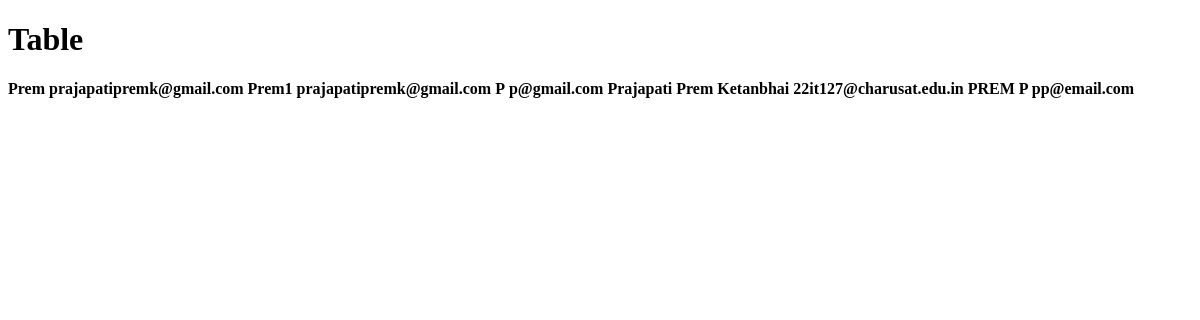
Before: /table/ with the older database file.
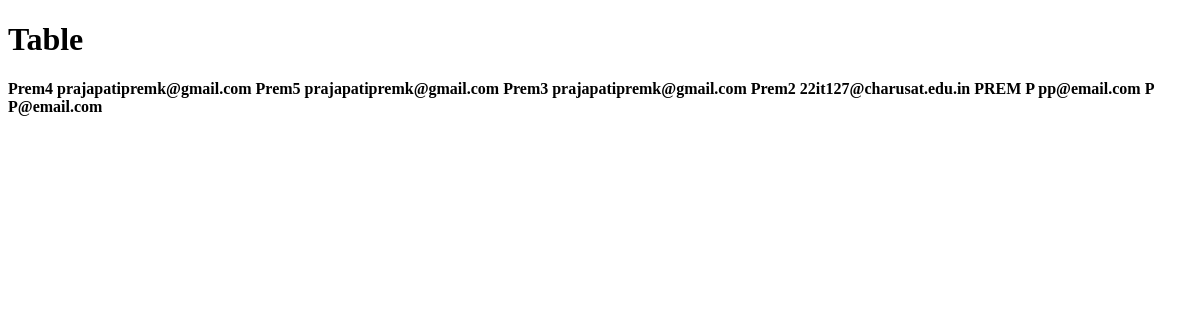
After: the same page with the newer database file.
### internweb/models.py (models this page shows, shortened)
class Author(models.Model):
    name = models.CharField(max_length=200)
    email = models.EmailField()

### internweb/views.py (the view)
# urls.py: path('table/',table,name='Table'),
def table(request):
    authordata = Author.objects.all()
    return render(request,'table.html',{'author': authordata})

### internweb/templates/table.html (shortened to what this page needs)
<!DOCTYPE html>
<html lang="en">
<head>
</head>
<body>
    <h1>Table</h1>
    {% for i in author %}
    <strong>{{i.name}}</strong>
    <strong>{{i.email}}</strong>
     {% endfor %}
</body>
</html>

Changed rows visible on the page:
changed Author: name "Prem" → "Prem4"
changed Author: name "Prem1" → "Prem5"
changed Author: name "P" → "Prem3"; email "p@gmail.com" → "prajapatipremk@gmail.com"
changed Author "22it127@charusat.edu.in": name "Prajapati Prem Ketanbhai" → "Prem2"
added Author: name "P", email "P@email.com"
